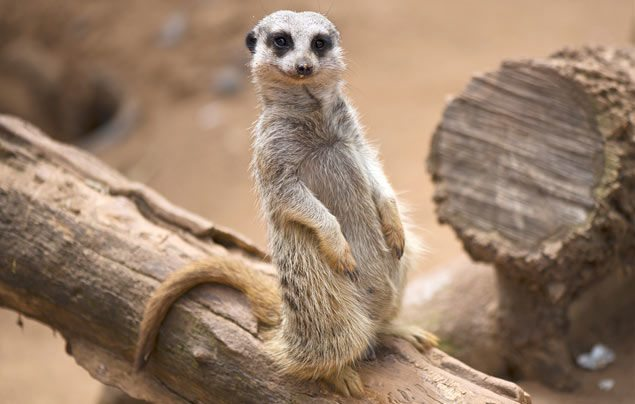
#> input picture slika.jpg, 635 x 404 px
$ python seminar.py
#> lines starting #> are read from the running program, lines starting #| are printed output that depends on the picture; after the words box and inside, x2 and y2 are one past the last pixel; in counts of white or black regions, pixels touching at a corner belong together
#> the answer given: 1
#> further down, photo is the input picture: shape (404, 635, 3); mean B, G, R 106.7, 127.9, 153.2
import cv2
import numpy as np
import matplotlib.pyplot as plt
from matplotlib import pyplot as plt
from scipy import stats
from PIL import Image, ImageOps
from PIL import ImageFilter


def gray_image(img):
    grayImage = np.zeros(img.shape)
    R = np.array(img[:, :, 0])
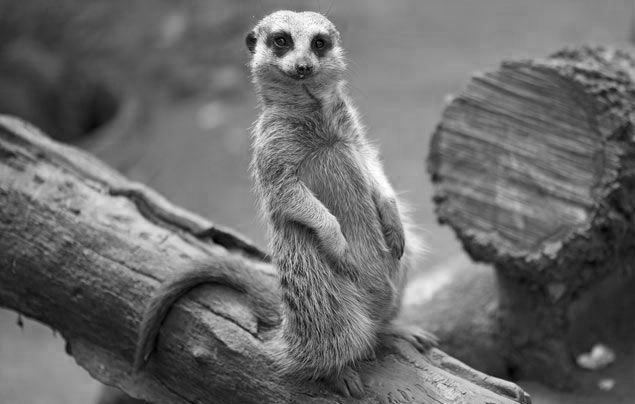
#> R: shape (404, 635); min 0, max 255, mean 106.7
    G = np.array(img[:, :, 1])
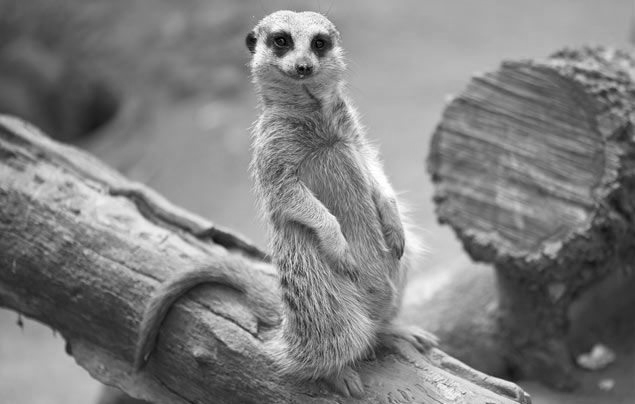
#> G: shape (404, 635); min 0, max 255, mean 127.9
    B = np.array(img[:, :, 2])
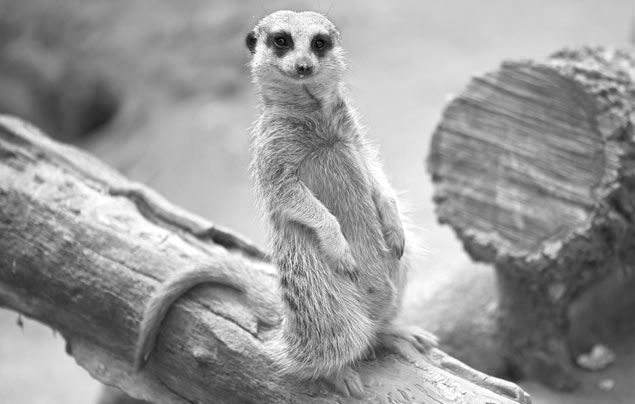
#> B: shape (404, 635); min 1, max 255, mean 153.2

    R = (R * .299)
    G = (G * .587)
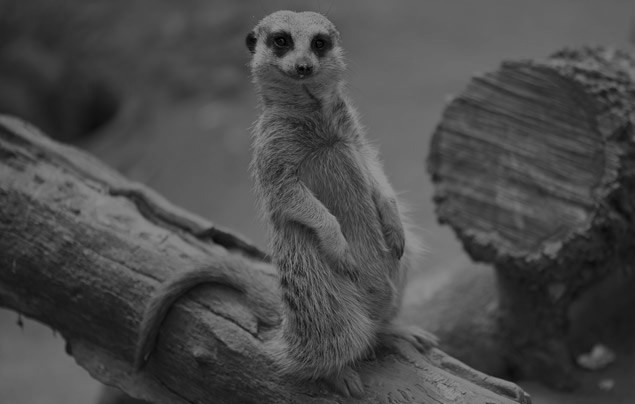
#> G: shape (404, 635) float64; min 0, max 149.7, mean 75.1
    B = (B * .114)

    Avg = (R+G+B)/255
    grayImage = img

    for i in range(3):
        grayImage[:, :, i] = Avg
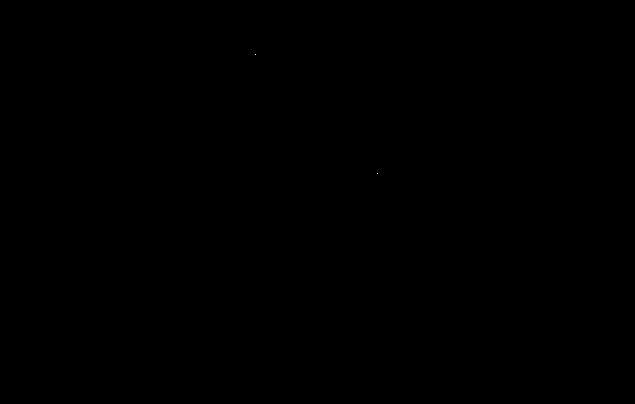
#> grayImage: shape (404, 635, 3); values 0 (black) and 1 (white), 0% white in thin lines or dots, all inside (x1, y1, x2, y2) = (255, 54, 378, 174)
    cv2.imshow("siva slika", Avg)
    print(img.shape)
#| (404, 635, 3)
    print(grayImage.shape)
#| (404, 635, 3)
    print(Avg.shape)
#| (404, 635)

def histogram(img):
    plt.hist(img.ravel(), 256, [0, 256])
    plt.show()

# [176 lines left out: functions histogram_eq, histogram_norm, cumulative_hist, gamma_correction, amp_segm, convolution and 10 more, not called in this run]


print("0 - Prikaz orginalne slike\n1 - Siva slika\n2 - Histogram\n3 - Kumulativni histogram\n4 - Ujednacavanje histograma\n5 - Rastezanje histograma\n6 - Gamma korekcija\n7 - Amplitudna segmentacija\n8 - Konvolucija\n9 - Korelacija\n10 - Median filter\n11 - Izostravanje\n12 - Magnituda gradijenta\n13 - Kombiniranje slika\n14 - Morfoloske operacije\n")
izbor = int(input("Please enter your choice: "))

photo = cv2.imread("slika.jpg")

if izbor == 0 :
    cv2.imshow("Slika", photo)
elif izbor == 1 :
    gray_image(photo)
elif izbor == 2 :
    histogram(photo)
elif izbor == 3:
    cumulative_hist(photo)
elif izbor == 4 :
    histogram_eq()
elif izbor == 5 :
    histogram_norm()
elif izbor == 6 :
    gamma_correction(photo)
elif izbor == 7 :
    amp_segm(photo)
elif izbor == 8 :
    convolution(photo)
elif izbor == 9 :
    corellation(photo)
elif izbor == 10 :
    median_filter(photo)
elif izbor == 11 :
    img_sharp()
elif izbor == 12 :
    mag_gradient(photo)
elif izbor == 13 :
    combine()
elif izbor == 14 :
    morf_oper(photo)


cv2.waitKey(0)
cv2.destroyAllWindows()
